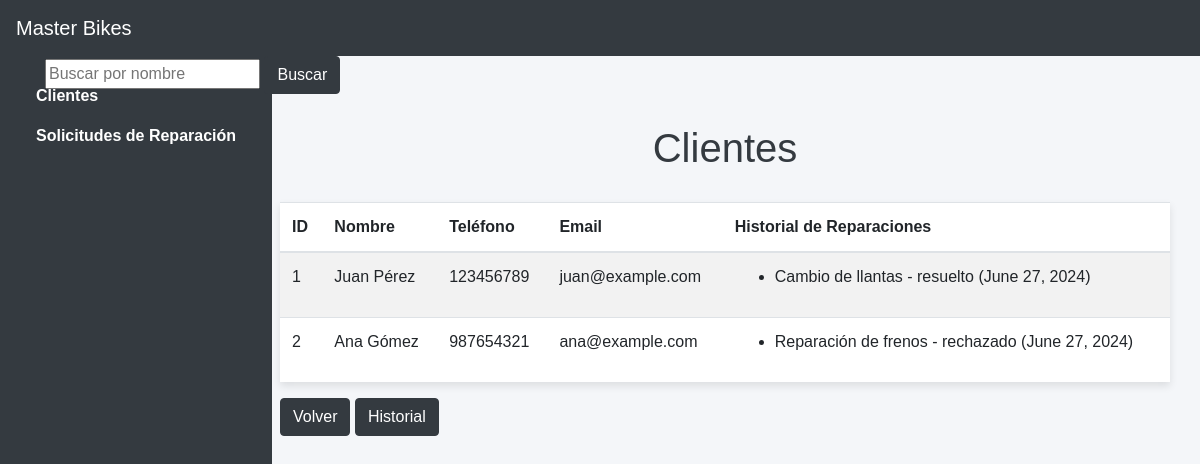
/clientes/, run on the app's committed database.
### mainapp/models.py (models this page shows, shortened)
class Cliente(models.Model):
    nombre = models.CharField(max_length=100)
    telefono = models.CharField(max_length=20)
    email = models.EmailField()

class Solicitud(models.Model):
    ESTADO_CHOICES = [
        ('pendiente', 'Pendiente'),
        ('resuelto', 'Resuelto'),
        ('rechazado', 'Rechazado'),
    ]
    cliente = models.ForeignKey(Cliente, on_delete=models.CASCADE)
    descripcion = models.TextField()
    estado_actual = models.CharField(max_length=10, choices=ESTADO_CHOICES)
    fecha_registro = models.DateField(auto_now_add=True)

### mainapp/views.py (the view)
# urls.py: path('clientes/', views.clientes, name='clientes'),
def clientes(request):
    busqueda = request.GET.get('q')
    clientes = Cliente.objects.all()
    if busqueda:
        clientes = Cliente.objects.filter(Q(nombre__icontains=busqueda))
    return render(request, 'clientes.html', {'clientes': clientes})

### mainapp/templates/clientes.html (shortened to what this page needs)
<!DOCTYPE html>
<html>
<head>
    <link href="https://stackpath.bootstrapcdn.com/bootstrap/4.5.2/css/bootstrap.min.css" rel="stylesheet">
</head>
<body>
    <nav class="navbar navbar-expand-lg">
        <a class="navbar-brand" href="#">Master Bikes</a>
    </nav>
    <div class="sidebar">
        <nav class="nav flex-column">
            <a class="nav-link" href="{% url 'clientes' %}">Clientes</a>
            <a class="nav-link" href="{% url 'solicitudes' %}">Solicitudes de Reparación</a>
        </nav>
    </div>
    <div class="container">
        <div class="row">
            <div class="col-md-12 search">
                <form method="get">
                    <div id="busqueda">
                        <input type="text" name="q" placeholder="Buscar por nombre" value="{{ busqueda }}">
                        <button type="submit" class="btn btn-primary">Buscar</button>
                    </div>
                </form>
            </div>
        </div>
    </div>
    <div class="content">
        <h1>Clientes</h1>
        <table class="table table-striped">
            <thead>
                <tr>
                    <th>ID</th>
                    <th>Nombre</th>
                    <th>Teléfono</th>
                    <th>Email</th>
                    <th>Historial de Reparaciones</th>
                </tr>
            </thead>
            <tbody>
                {% for cliente in clientes %}
                <tr>
                    <td>{{ cliente.id }}</td>
                    <td>{{ cliente.nombre }}</td>
                    <td>{{ cliente.telefono }}</td>
                    <td>{{ cliente.email }}</td>
                    <td>
                        <ul>
                            {% for solicitud in cliente.solicitud_set.all %}
                            <li>{{ solicitud.descripcion }} - {{ solicitud.estado_actual }} ({{ solicitud.fecha_registro }})</li>
                            {% endfor %}
                        </ul>
                    </td>
                </tr>
                {% endfor %}
            </tbody>
        </table>
        <a class="btn btn-primary" href="{% url 'index' %}">Volver</a>
        <a class="btn btn-primary" href="{% url 'historial' %}">Historial</a>
    </div>
</body>
</html>

### mainapp/templates/clientes.html (style rules this page uses)
body { background-color: #f4f6f9; font-family: 'Arial', sans-serif; }
.navbar { background-color: #343a40; }
.navbar-brand, .nav-link { color: #ffffff !important; }
.sidebar { height: 100vh; background-color: #343a40; padding: 20px; position: fixed; }
.sidebar .nav-link { color: #ffffff !important; font-weight: bold; }
.content { margin-left: 250px; padding: 30px; }
h1 { color: #343a40; text-align: center; margin-bottom: 30px; }
.table { background-color: #ffffff; box-shadow: 0 4px 8px rgba(0, 0, 0, 0.1); }
.btn-primary { background-color: #343a40; border-color: #343a40; }

### data on the page
Cliente: id "1", nombre "Juan Pérez", telefono "123456789", email "juan@example.com"
Solicitud: descripcion "Cambio de llantas", estado_actual "resuelto", fecha_registro "June 27, 2024"
Cliente: id "2", nombre "Ana Gómez", telefono "987654321", email "ana@example.com"
Solicitud: descripcion "Reparación de frenos", estado_actual "rechazado", fecha_registro "June 27, 2024"
